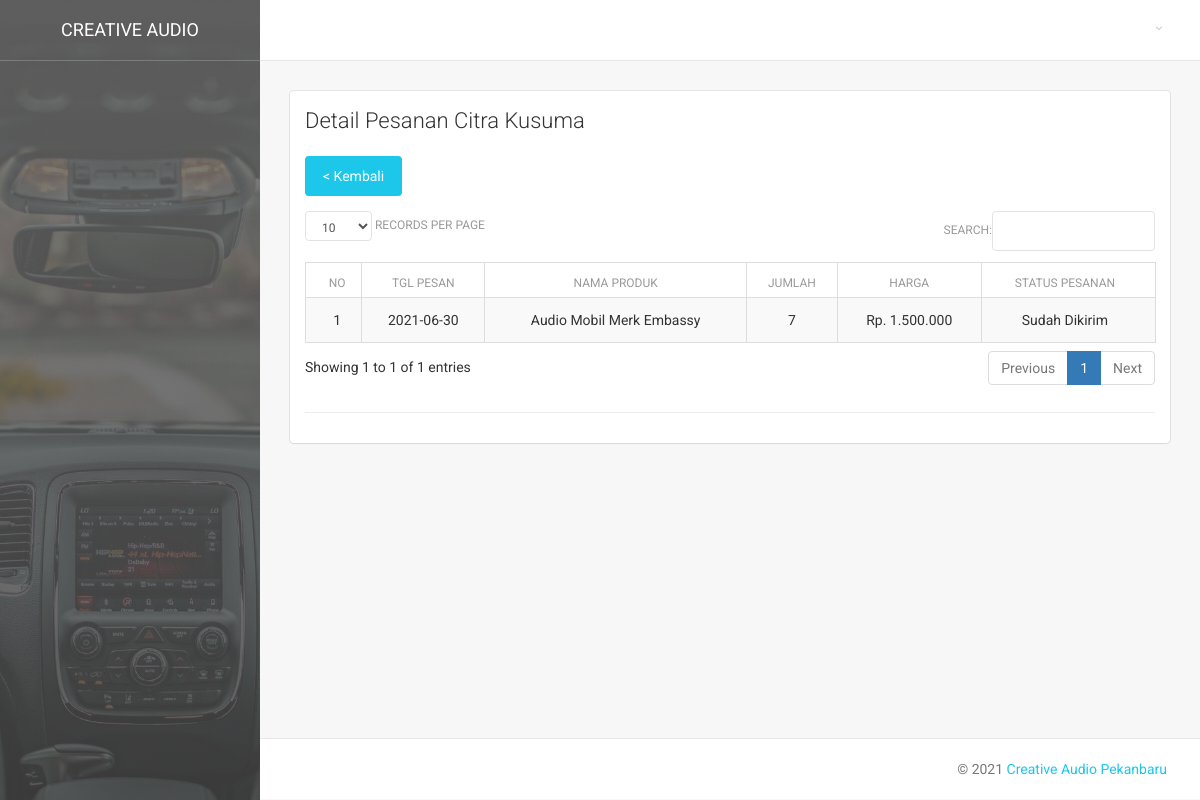
/Transaksi_Ctrl/detail/44, run on the app's committed database.
### tables this page shows
CREATE TABLE `tbl_transaksi` (
  `id_transaksi` int(10) NOT NULL,
  `id_produk` int(10) NOT NULL,
  `id_pembayaran` int(10) NOT NULL,
  `id_user` int(10) NOT NULL,
  `tgl_transaksi` date NOT NULL,
  `qty_transaksi` int(11) NOT NULL,
  `total_transaksi` int(11) NOT NULL,
  `id_kurir` int(11) NOT NULL,
  `komentar` text NOT NULL,
  `aktif` int(1) NOT NULL
);

CREATE TABLE `tbl_user` (
  `id_user` int(10) NOT NULL,
  `nama_user` varchar(30) NOT NULL,
  `email_user` varchar(50) NOT NULL,
  `telp_user` varchar(15) NOT NULL,
  `alamat_user` varchar(255) NOT NULL,
  `provinsi_user` varchar(30) NOT NULL,
  `kota_user` varchar(30) NOT NULL,
  `id_kecamatan` int(11) NOT NULL,
  `kecamatan_user` varchar(30) NOT NULL,
  `kode_pos` int(10) NOT NULL,
  `password_user` varchar(255) NOT NULL,
  `level_user` int(1) NOT NULL,
  `aktif` int(1) NOT NULL
);

CREATE TABLE `tbl_produk` (
  `id_produk` int(10) NOT NULL,
  `nama_produk` varchar(50) NOT NULL,
  `harga_beli` int(11) NOT NULL,
  `harga_jual` int(11) NOT NULL,
  `stok_produk` int(11) NOT NULL,
  `kategori_produk` varchar(50) NOT NULL,
  `foto_produk` varchar(255) NOT NULL,
  `foto_produk1` text NOT NULL,
  `foto_produk2` text NOT NULL,
  `foto_produk3` text NOT NULL,
  `foto_produk4` text NOT NULL,
  `foto_produk5` text NOT NULL,
  `deskripsi_produk` text NOT NULL,
  `rop` float NOT NULL,
  `eoq` float NOT NULL,
  `aktif` int(1) NOT NULL
);

CREATE TABLE `tbl_pembayaran` (
  `id_pembayaran` int(10) NOT NULL,
  `total_pembayaran` int(11) NOT NULL,
  `bukti_pembayaran` varchar(255) NOT NULL,
  `nomor_resi` varchar(50) NOT NULL,
  `kurir_pengiriman` varchar(30) NOT NULL,
  `tgl_pembayaran` date NOT NULL,
  `status_pembayaran` varchar(30) NOT NULL,
  `review_produk` text NOT NULL,
  `aktif` int(1) NOT NULL
);

### application/controllers/Transaksi_Ctrl.php (called while the page is built, shortened)
<?php
class Transaksi_Ctrl extends CI_Controller
{
    function __construct()
    {
        $this->load->model('Transaksi');
        $this->load->model('Produk');
        $this->load->model('Pembayaran');
        $this->load->model('Wilayah');
        $this->load->model('User');
        $this->load->model('Kurir');
        $this->load->library('form_validation');
        $this->load->library('datatables');
    }
    public function detail($kode)
    {
        $data['transaksi'] = $this->Transaksi->get_by_pembayaran($kode);
        $data['transaksi2'] = $this->Transaksi->get_by_pembayaranSingle($kode);
        $this->load->view('transaksi/transaksi_detail', $data);
    }
}

### index.php (called while the page is built, shortened)
<?php
require_once BASEPATH.'core/CodeIgniter.php';

### application/models/Transaksi.php (called while the page is built, shortened)
<?php
class Transaksi extends CI_Model
{
    function get_by_pembayaran($kode)
    {
        return $this->db->query('select * from tbl_transaksi a, tbl_produk b, tbl_pembayaran c, tbl_user d WHERE
                                    a.id_produk=b.id_produk AND a.id_pembayaran=c.id_pembayaran AND
                                    a.id_user=d.id_user AND a.aktif!=1 AND a.id_pembayaran="' . $kode . '" order by a.id_transaksi DESC')->result();
    }
    function get_by_pembayaranSingle($kode)
    {
        return $this->db->query('select * from tbl_transaksi a, tbl_produk b, tbl_pembayaran c, tbl_user d WHERE
                                    a.id_produk=b.id_produk AND a.id_pembayaran=c.id_pembayaran AND
                                    a.id_user=d.id_user AND a.aktif!=1 AND a.id_pembayaran="' . $kode . '" order by a.id_transaksi DESC')->row();
    }
}

### application/views/transaksi/transaksi_detail.php (the view, shortened to what this page needs)
<div class="card">
    <div class="header">
        <h4 class="title">Detail Pesanan <?=$transaksi2->nama_user?></h4><br>
		<?php echo anchor(site_url('Transaksi_Ctrl'), '< Kembali', 'class="btn btn-info btn-fill"'); ?>
    </div>
    <div class="content table-responsive ">
        <table id="mytable" class="table table-bordered table-hover table-striped">
			<thead>
				<tr>
                    <th><center>No</th>
					<th><center>Tgl Pesan</th>
					<th><center>Nama Produk</th>
					<th><center>Jumlah</th>
					<th><center>Harga</th>
					<th><center>Status Pesanan</th>
				</tr>
			</thead>
			<tbody>
				<?php
                    $no=1;
                    foreach ($transaksi as $u) {
                ?>
                <tr>
                    <td><center><?php echo $no++ ?></td>
                    <td><center><?php echo $u->tgl_transaksi ?></td>
                    <td><center><?php echo $u->nama_produk ?></td>
                    <td><center><?php echo $u->qty_transaksi ?></td>
                    <td><center>Rp. <?php echo number_format($u->harga_jual,0,",","."); ?></td>
                    <td><center><?php echo $u->status_pembayaran ?></td>
                </tr>
                <?php } ?>
			</tbody>
		</table><hr>
    </div>
</div>

### data on the page
tbl_transaksi: id_user.nama_user "Citra Kusuma", tgl_transaksi "2021-06-30", id_produk.nama_produk "Audio Mobil Merk Embassy", qty_transaksi "7", id_produk.harga_jual "1.500.000", id_pembayaran.status_pembayaran "Sudah Dikirim"
